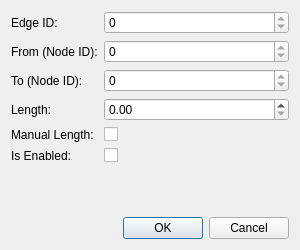
<?xml version="1.0" encoding="UTF-8"?>
<ui version="4.0">
 <class>EditEdgeDialog</class>
 <widget class="QDialog" name="EditEdgeDialog">
  <property name="geometry">
   <rect>
    <x>0</x>
    <y>0</y>
    <width>300</width>
    <height>250</height>
   </rect>
  </property>
  <property name="windowTitle">
   <string>Edit Edge</string>
  </property>
  <layout class="QVBoxLayout" name="verticalLayout">
   <item>
    <layout class="QFormLayout" name="formLayout">
     <item row="0" column="0">
      <widget class="QLabel" name="labelId">
       <property name="text">
        <string>Edge ID:</string>
       </property>
      </widget>
     </item>
     <item row="0" column="1">
      <widget class="QSpinBox" name="spinId">
       <property name="readOnly">
        <bool>true</bool>
       </property>
       <property name="maximum">
        <number>999999</number>
       </property>
      </widget>
     </item>
     <item row="1" column="0">
      <widget class="QLabel" name="labelFrom">
       <property name="text">
        <string>From (Node ID):</string>
       </property>
      </widget>
     </item>
     <item row="1" column="1">
      <widget class="QSpinBox" name="spinFrom">
       <property name="readOnly">
        <bool>true</bool>
       </property>
       <property name="maximum">
        <number>999999</number>
       </property>
      </widget>
     </item>
     <item row="2" column="0">
      <widget class="QLabel" name="labelTo">
       <property name="text">
        <string>To (Node ID):</string>
       </property>
      </widget>
     </item>
     <item row="2" column="1">
      <widget class="QSpinBox" name="spinTo">
       <property name="readOnly">
        <bool>true</bool>
       </property>
       <property name="maximum">
        <number>999999</number>
       </property>
      </widget>
     </item>
     <item row="3" column="0">
      <widget class="QLabel" name="labelLength">
       <property name="text">
        <string>Length:</string>
       </property>
      </widget>
     </item>
     <item row="3" column="1">
      <widget class="QDoubleSpinBox" name="spinLength">
       <property name="maximum">
        <double>999999.989999999990687</double>
       </property>
      </widget>
     </item>
     <item row="4" column="0">
      <widget class="QLabel" name="labelManual">
       <property name="text">
        <string>Manual Length:</string>
       </property>
      </widget>
     </item>
     <item row="4" column="1">
      <widget class="QCheckBox" name="checkManualLength">
       <property name="text">
        <string/>
       </property>
       <property name="toolTip">
        <string>If checked, length will not change when nodes are moved.</string>
       </property>
      </widget>
     </item>
     <item row="5" column="0">
      <widget class="QLabel" name="labelEnabled">
       <property name="text">
        <string>Is Enabled:</string>
       </property>
      </widget>
     </item>
     <item row="5" column="1">
      <widget class="QCheckBox" name="checkEnabled">
       <property name="text">
        <string/>
       </property>
      </widget>
     </item>
    </layout>
   </item>
   <item>
    <widget class="QDialogButtonBox" name="buttonBox">
     <property name="standardButtons">
      <set>QDialogButtonBox::StandardButton::Cancel|QDialogButtonBox::StandardButton::Ok</set>
     </property>
    </widget>
   </item>
  </layout>
 </widget>
 <resources/>
 <connections>
  <connection>
   <sender>buttonBox</sender>
   <signal>accepted()</signal>
   <receiver>EditEdgeDialog</receiver>
   <slot>accept()</slot>
   <hints>
    <hint type="sourcelabel">
     <x>20</x>
     <y>20</y>
    </hint>
    <hint type="destinationlabel">
     <x>20</x>
     <y>20</y>
    </hint>
   </hints>
  </connection>
  <connection>
   <sender>buttonBox</sender>
   <signal>rejected()</signal>
   <receiver>EditEdgeDialog</receiver>
   <slot>reject()</slot>
   <hints>
    <hint type="sourcelabel">
     <x>20</x>
     <y>20</y>
    </hint>
    <hint type="destinationlabel">
     <x>20</x>
     <y>20</y>
    </hint>
   </hints>
  </connection>
 </connections>
</ui>
